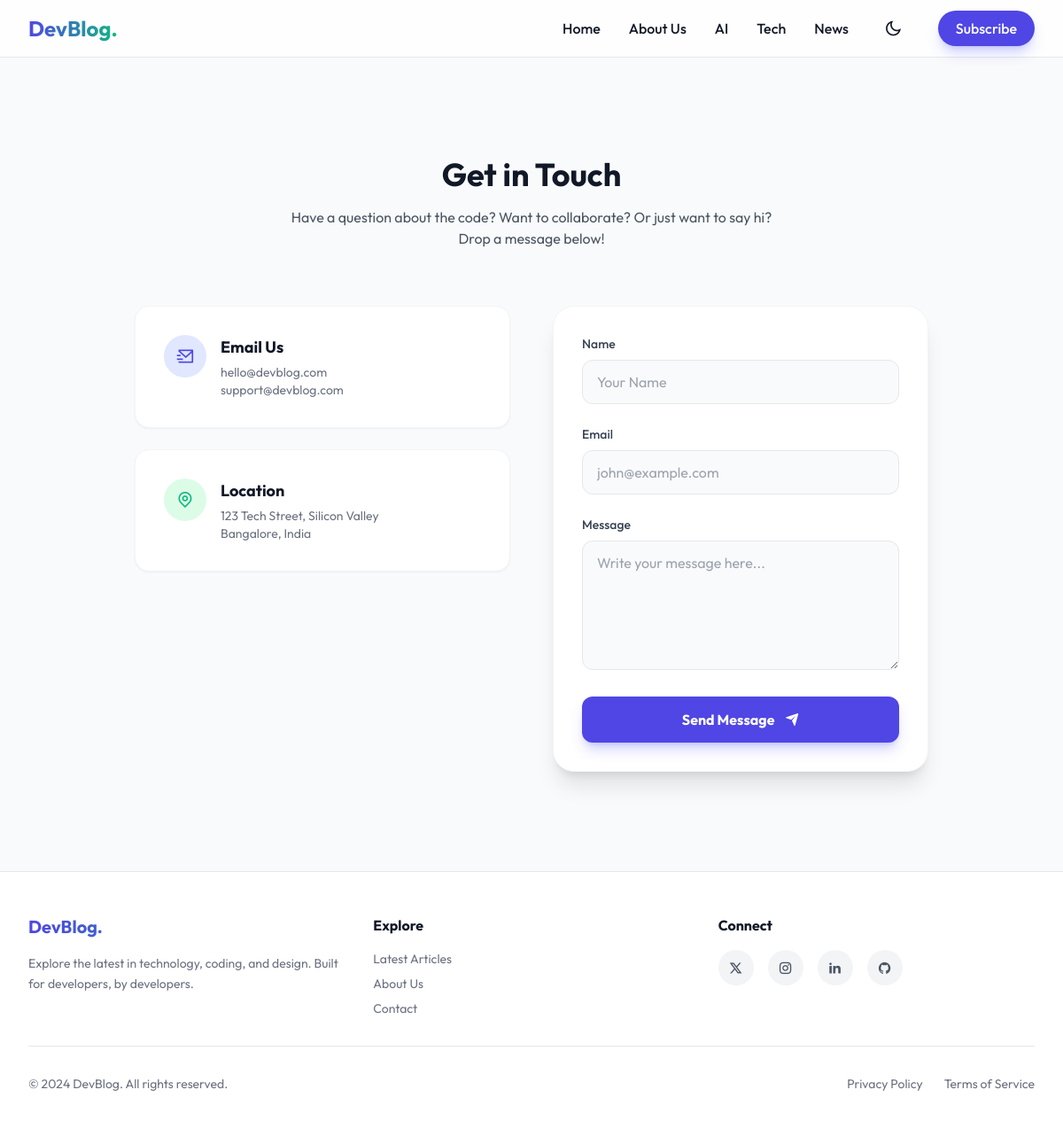
Page /contact/ on the committed database.
### blog/models.py (models this page shows, shortened)
class Category(models.Model):
    name = models.CharField(max_length=100)
    slug = models.SlugField(max_length=100, unique=True)
    class Meta:
        verbose_name_plural = "Categories"

### blog/views.py (the view)
# urls.py: path('contact/', views.contact, name='contact'),
def contact(request):
    submitted = False
    if request.method == 'POST':
        form = ContactForm(request.POST)
        if form.is_valid():
            form.save() # Database mein save karega
            submitted = True
            form = ContactForm() # Reset form
    else:
        form = ContactForm()
    context = {
        'form': form,
        'submitted': submitted
    }
    return render(request, 'contact.html', context)

### blog/forms.py
class ContactForm(forms.ModelForm):
    class Meta:
        model = Contact
        fields = ['name', 'email', 'message']
        widgets = {
            'name': forms.TextInput(attrs={
                'class': 'w-full px-4 py-3 rounded-xl bg-gray-50 dark:bg-gray-800 border border-gray-200 dark:border-gray-700 focus:ring-2 focus:ring-primary focus:border-transparent transition text-gray-900 dark:text-white',
                'placeholder': 'Your Name'
            }),
            'email': forms.EmailInput(attrs={
                'class': 'w-full px-4 py-3 rounded-xl bg-gray-50 dark:bg-gray-800 border border-gray-200 dark:border-gray-700 focus:ring-2 focus:ring-primary focus:border-transparent transition text-gray-900 dark:text-white',
                'placeholder': 'john@example.com'
            }),
            'message': forms.Textarea(attrs={
                'class': 'w-full px-4 py-3 rounded-xl bg-gray-50 dark:bg-gray-800 border border-gray-200 dark:border-gray-700 focus:ring-2 focus:ring-primary focus:border-transparent transition text-gray-900 dark:text-white',
                'placeholder': 'Write your message here...',
                'rows': 5
            }),
        }

### blog/context_processors.py (called while the page is built)
def common_data(request):
    return {
        'all_categories': Category.objects.all()
    }

### templates/contact.html (shortened to what this page needs)
{% extends 'base.html' %}
{% block content %}
<section class="max-w-7xl mx-auto px-4 sm:px-6 lg:px-8 py-12 md:py-20">
    <div class="text-center mb-16">
        <h1 class="text-4xl font-bold text-gray-900 dark:text-white mb-4">Get in Touch</h1>
        <p class="text-gray-600 dark:text-gray-400 max-w-xl mx-auto">
            Have a question about the code? Want to collaborate? Or just want to say hi? Drop a message below!
        </p>
    </div>
    <div class="grid grid-cols-1 lg:grid-cols-2 gap-12 items-start">
        <div class="space-y-6">
            <div class="bg-white dark:bg-gray-800 p-8 rounded-2xl shadow-sm border border-gray-100 dark:border-gray-700 flex items-start gap-4">
                <div class="w-12 h-12 bg-indigo-100 dark:bg-gray-700 rounded-full flex items-center justify-center text-primary text-xl flex-shrink-0">
                    <i class="ri-mail-send-line"></i>
                </div>
                <div>
                    <h3 class="font-bold text-gray-900 dark:text-white text-lg">Email Us</h3>
                    <p class="text-gray-500 dark:text-gray-400 text-sm mt-1">hello@devblog.com</p>
                    <p class="text-gray-500 dark:text-gray-400 text-sm">support@devblog.com</p>
                </div>
            </div>
            <div class="bg-white dark:bg-gray-800 p-8 rounded-2xl shadow-sm border border-gray-100 dark:border-gray-700 flex items-start gap-4">
                <div class="w-12 h-12 bg-green-100 dark:bg-gray-700 rounded-full flex items-center justify-center text-secondary text-xl flex-shrink-0">
                    <i class="ri-map-pin-line"></i>
                </div>
                <div>
                    <h3 class="font-bold text-gray-900 dark:text-white text-lg">Location</h3>
                    <p class="text-gray-500 dark:text-gray-400 text-sm mt-1">
                        123 Tech Street, Silicon Valley<br>
                        Bangalore, India
                    </p>
                </div>
            </div>
        </div>
        <div class="bg-white dark:bg-gray-800 p-8 rounded-3xl shadow-xl border border-gray-100 dark:border-gray-700 relative overflow-hidden">
            <form method="POST">
                <div class="space-y-6">
                    <div>
                        <label class="block text-sm font-medium text-gray-700 dark:text-gray-300 mb-2">Name</label>
                        {{ form.name }}
                    </div>
                    <div>
                        <label class="block text-sm font-medium text-gray-700 dark:text-gray-300 mb-2">Email</label>
                        {{ form.email }}
                    </div>
                    <div>
                        <label class="block text-sm font-medium text-gray-700 dark:text-gray-300 mb-2">Message</label>
                        {{ form.message }}
                    </div>
                    <button type="submit" class="w-full bg-primary text-white font-bold py-3.5 rounded-xl hover:bg-indigo-700 transition shadow-lg shadow-indigo-500/30">
                        Send Message <i class="ri-send-plane-fill ml-2"></i>
                    </button>
                </div>
            </form>
        </div>
    </div>
</section>
{% endblock %}

### templates/base.html (shortened to what this page needs)
<!DOCTYPE html>
<html lang="en" class="scroll-smooth">
<head>
    <link href="https://cdn.jsdelivr.net/npm/remixicon@4.2.0/fonts/remixicon.css" rel="stylesheet"/>
    <script src="https://cdn.tailwindcss.com"></script>
</head>
<body
    x-data="{
        darkMode: localStorage.getItem('theme') === 'dark',
        mobileMenuOpen: false,
        newsletterOpen: false,
        loading: true,
        toggleTheme() {
            this.darkMode = !this.darkMode;
            localStorage.setItem('theme', this.darkMode ? 'dark' : 'light');
            if (this.darkMode) {
                document.documentElement.classList.add('dark');
            } else {
                document.documentElement.classList.remove('dark');
            }
        },
        init() {
            if (this.darkMode) document.documentElement.classList.add('dark');
            setTimeout(() => this.loading = false, 800);
        }
    }"
    :class="darkMode ? 'bg-darkBg text-gray-100' : 'bg-gray-50 text-gray-900'"
    class="antialiased flex flex-col min-h-screen"
>
    <nav class="sticky top-0 z-50 backdrop-blur-lg border-b border-gray-200 dark:border-gray-800 bg-white/80 dark:bg-darkBg/80">
        <div class="max-w-7xl mx-auto px-4 sm:px-6 lg:px-8">
            <div class="flex justify-between h-16 items-center">
                <div class="flex-shrink-0 flex items-center">
                    <a href="{% url 'home' %}" class="text-2xl font-bold bg-clip-text text-transparent bg-gradient-to-r from-primary to-secondary">
                    </a>
                </div>
                <div class="hidden md:flex space-x-8 items-center">
                    <a href="{% url 'home' %}" class="hover:text-primary transition font-medium">Home</a>
                    <a href="{% url 'about' %}" class="hover:text-primary transition font-medium">About Us</a>
                    {% for cat in all_categories %}
                        <a href="{% url 'category_page' cat.slug %}" class="hover:text-primary transition font-medium">
                            {{ cat.name }}
                        </a>
                    {% endfor %}
                    <button @click="toggleTheme()" class="p-2 rounded-full hover:bg-gray-200 dark:hover:bg-gray-800 transition focus:outline-none">
                        <i class="ri-moon-line text-xl" x-show="!darkMode"></i>
                    </button>
                    <button @click="newsletterOpen = true" class="bg-primary text-white px-5 py-2 rounded-full hover:bg-indigo-700 transition shadow-lg shadow-indigo-500/30 font-medium">
                        Subscribe
                    </button>
                </div>
            </div>
        </div>
    </nav>
    <main class="flex-grow container mx-auto px-4 sm:px-6 lg:px-8 py-8 animate-fade-in-up" x-show="!loading">
        {% block content %}
        {% endblock %}
    </main>
    <footer class="bg-white dark:bg-gray-900 border-t border-gray-200 dark:border-gray-800 pt-12 pb-8">
        <div class="max-w-7xl mx-auto px-4 sm:px-6 lg:px-8">
            <div class="grid grid-cols-1 md:grid-cols-3 gap-8 mb-8">
                <div class="col-span-1">
                    <h3 class="text-xl font-bold bg-clip-text text-transparent bg-gradient-to-r from-primary to-secondary mb-4">
                    </h3>
                    <p class="text-gray-500 dark:text-gray-400 text-sm leading-relaxed">
                        Explore the latest in technology, coding, and design.
                        Built for developers, by developers.
                    </p>
                </div>
                <div>
                    <h4 class="font-bold mb-4 text-gray-900 dark:text-white">Explore</h4>
                    <ul class="space-y-2 text-sm text-gray-500 dark:text-gray-400">
                        <li><a href="{% url 'home' %}" class="hover:text-primary transition">Latest Articles</a></li>
                        <li><a href="{% url 'about' %}" class="hover:text-primary transition">About Us</a></li>
                        <li><a href="{% url 'contact' %}" class="hover:text-primary transition">Contact</a></li>
                    </ul>
                </div>
                <div>
                    <h4 class="font-bold mb-4 text-gray-900 dark:text-white">Connect</h4>
                    <div class="flex space-x-4">
                        <a href="#" class="w-10 h-10 rounded-full bg-gray-100 dark:bg-gray-800 flex items-center justify-center text-gray-600 dark:text-gray-300 hover:bg-black hover:text-white transition transform hover:-translate-y-1">
                            <i class="ri-twitter-x-line"></i>
                        </a>
                        <a href="#" class="w-10 h-10 rounded-full bg-gray-100 dark:bg-gray-800 flex items-center justify-center text-gray-600 dark:text-gray-300 hover:bg-pink-600 hover:text-white transition transform hover:-translate-y-1">
                            <i class="ri-instagram-line"></i>
                        </a>
                        <a href="#" class="w-10 h-10 rounded-full bg-gray-100 dark:bg-gray-800 flex items-center justify-center text-gray-600 dark:text-gray-300 hover:bg-blue-600 hover:text-white transition transform hover:-translate-y-1">
                            <i class="ri-linkedin-fill"></i>
                        </a>
                        <a href="#" class="w-10 h-10 rounded-full bg-gray-100 dark:bg-gray-800 flex items-center justify-center text-gray-600 dark:text-gray-300 hover:bg-gray-900 hover:text-white transition transform hover:-translate-y-1">
                            <i class="ri-github-fill"></i>
                        </a>
                    </div>
                </div>
            </div>
            <div class="border-t border-gray-200 dark:border-gray-800 pt-8 flex flex-col md:flex-row justify-between items-center text-sm text-gray-500 dark:text-gray-400">
                <p>&copy; 2024 DevBlog. All rights reserved.</p>
                <div class="flex space-x-6 mt-4 md:mt-0">
                    <a href="#" class="hover:text-gray-900 dark:hover:text-white transition">Privacy Policy</a>
                    <a href="#" class="hover:text-gray-900 dark:hover:text-white transition">Terms of Service</a>
                </div>
            </div>
        </div>
    </footer>
</body>
</html>

### templates/base.html (style rules this page uses)
body { transition: background-color 0.3s, color 0.3s; }

### rows in the picture
Category: name "AI"
Category: name "Tech"
Category: name "News"
